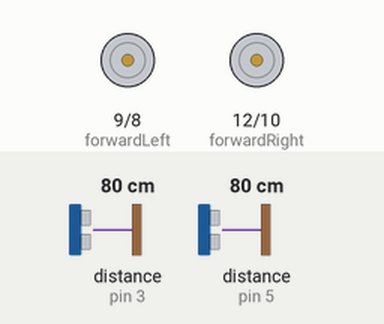
The sketch below on a simulated Arduino Uno, built with avr-gcc and run on an emulated ATmega328P. On the bench: motor-driver pin pairs drawn as motors (green arrow = first pin HIGH = forward, orange = second pin HIGH = backward, longer = more drive). Wiring (inferred from the names in the program): 2 × ultrasonic range finder: trigger pin 2, echo pin 3 / trigger pin 4, echo pin 5. The inputs (shaded band) are chosen by the test bench; at power-on: distance to the obstacle (sensors on pin 3, pin 5) 80 cm. The echo pulse lasts 58.3 µs per cm.

Above: at 1.2 s.
1.3 s: distance to the obstacle (sensor on pin 3) set to 29 cm
2.8 s: distance to the obstacle (sensor on pin 3) set to 23 cm
At 3.2 s:
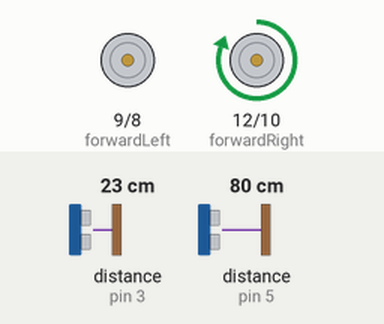
4.3 s: distance to the obstacle (sensor on pin 5) set to 29 cm
5.8 s: distance to the obstacle (sensor on pin 5) set to 24 cm
At 6.3 s:
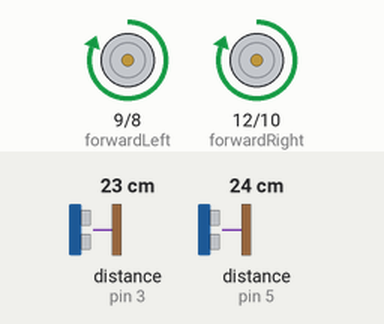
Timing chart, 0 to 8.3 s (numbered marks = the images above; inputs shaded):
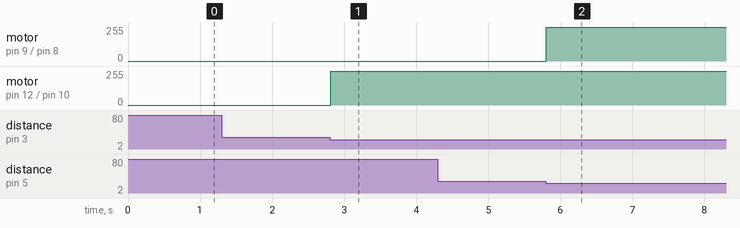

The sketch:

try_UT.ino
```cpp
const int forwardRight = 12;
const int forwardLeft = 9;
const int backwardRight = 10;
const int backwardLeft = 8;

const int trig1 = 2;
const int echo1 = 3;
const int trig2 = 4;
const int echo2 = 5;

long duration1;
int distance1;
long duration2;
int distance2;

void setup() {
  Serial.begin(9600);
  pinMode(forwardRight, OUTPUT);
  pinMode(forwardLeft, OUTPUT);
  pinMode(backwardRight, OUTPUT);
  pinMode(backwardLeft, OUTPUT);
  pinMode(trig1, OUTPUT);
  pinMode(echo1, INPUT);
  pinMode(trig2, OUTPUT);
  pinMode(echo2, INPUT);
}

void Fra()   //function for forward action of the right motor
{
   digitalWrite(forwardRight, HIGH);
   digitalWrite(forwardLeft, HIGH);
}

/*void BR()   //function for backward action of the right motor
{
  digitalWrite(backwardRight, HIGH);
  digitalWrite(forwardRight, LOW);
}

void BL()   //function for backward action of the left motor
{
  digitalWrite(backwardLeft, HIGH);
  digitalWrite(forwardRight, LOW);
}*/

void right()   //function for right action of the robot
{
   digitalWrite(forwardLeft, HIGH);
   digitalWrite(backwardRight, LOW);

}

void left()    //function for left action of the robot
{
  digitalWrite(forwardRight, HIGH);
  digitalWrite(backwardLeft, LOW);
}

void allstop()    //function for stopping the robot
{


   digitalWrite(forwardRight, LOW);
   digitalWrite(backwardRight, LOW);
   digitalWrite(backwardLeft, LOW);
   digitalWrite(forwardLeft, LOW);

}

void loop() {
  digitalWrite(trig1, LOW);
  delayMicroseconds(2);
  digitalWrite(trig1, HIGH);
  delayMicroseconds(10);
  digitalWrite(trig1, LOW);
  duration1 = pulseIn(echo1, HIGH);
  distance1 = duration1 * 0.034/2;

  digitalWrite(trig2, LOW);
  delayMicroseconds(2);
  digitalWrite(trig2, HIGH);
  delayMicroseconds(10);
  digitalWrite(trig2, LOW);
  duration2 = pulseIn(echo2, HIGH);
  distance2 = duration2 * 0.034/2;
  if(distance1 >= 7 && distance1 < 25 && distance2 >= 7 && distance2 < 25)
  {
  Fra();
  }
  else if(distance2 >= 7 && distance2 < 25)
  {
    right();
  }
  else if(distance1 >= 7 && distance1 < 25)
  {
   left();
  }
  else if(distance1 < 7 && distance2 < 7)
  {
  allstop();
  }
}
```

Measured:
- the behaviour switches between 26 and 25 cm on distance to the obstacle (sensor on pin 3) (found by bisection; images 0 and 1)
- the behaviour switches between 26 and 25 cm on distance to the obstacle (sensor on pin 5) (found by bisection; images 1 and 2)
- after the input at 1.3 s, every drawn part: stays the same
- after the input at 2.8 s, motor on pin 12 (forwardRight) / pin 10 (backwardRight): stopped → forward 255/255 at once
- after the input at 4.3 s, every drawn part: stays the same
- after the input at 5.8 s, motor on pin 9 (forwardLeft) / pin 8 (backwardLeft): stopped → forward 255/255 at once
